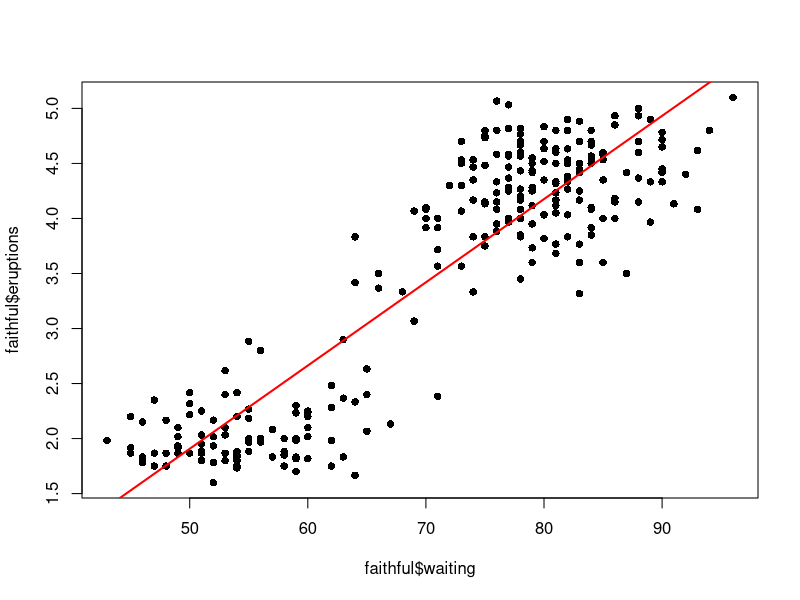
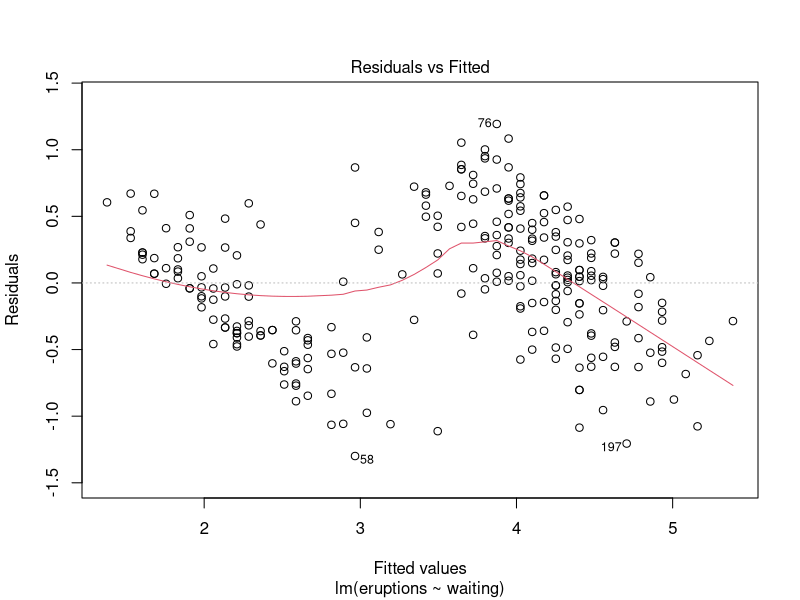
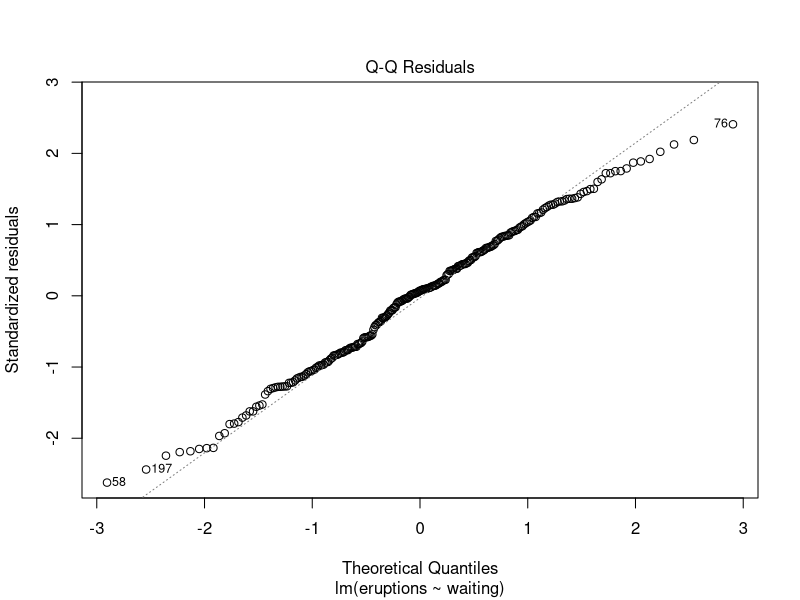
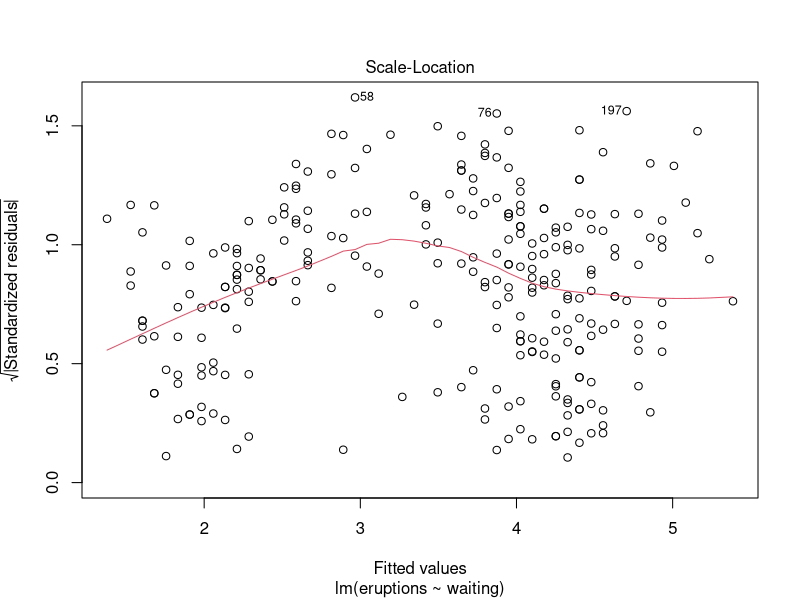
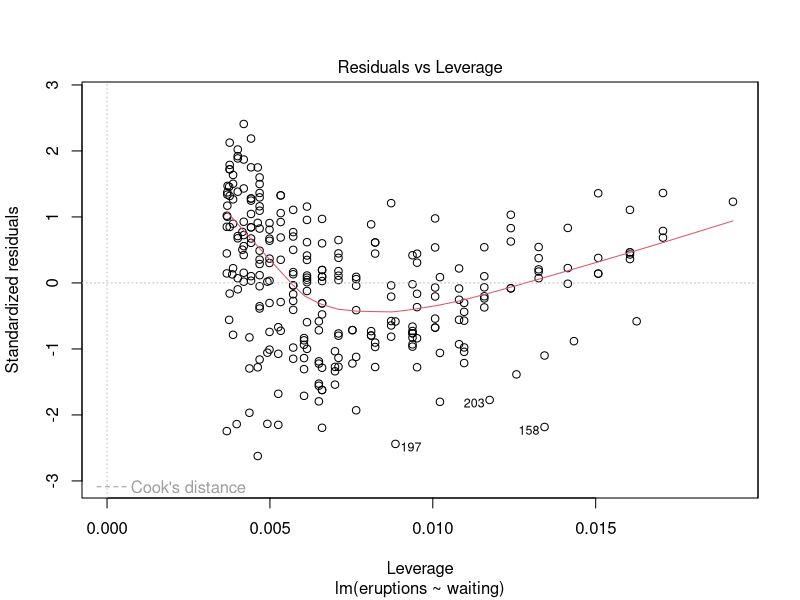
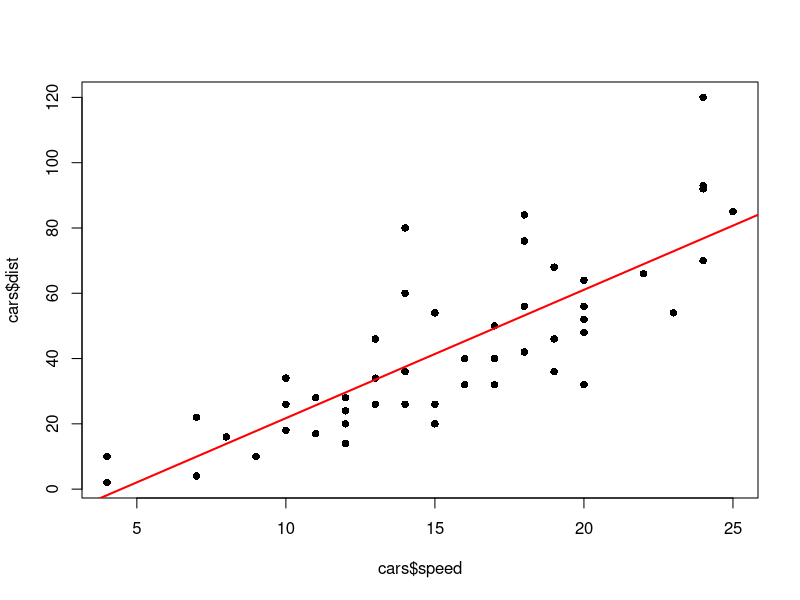

Recreate these plots in R, in order.
## ---- chunk 1

## ---- chunk 2

## ---- chunk 3
head(faithful)
faithful_lm <- lm(eruptions ~ waiting, data=faithful)
class(faithful_lm)
## ---- chunk 4
is.list(faithful_lm)
names(faithful_lm)
faithful_lm$coefficients
## ---- chunk 5
summary(faithful_lm)
plot(faithful$waiting, faithful$eruptions, pch=16)
abline(faithful_lm, col="red", lwd=2)
plot(faithful_lm, ask=FALSE)
## ---- chunk 6
cars_lm <- lm(dist ~ speed, data = cars)
plot(cars$speed, cars$dist, pch=16)
abline(cars_lm, col="red", lwd=2)
summary(cars_lm)
